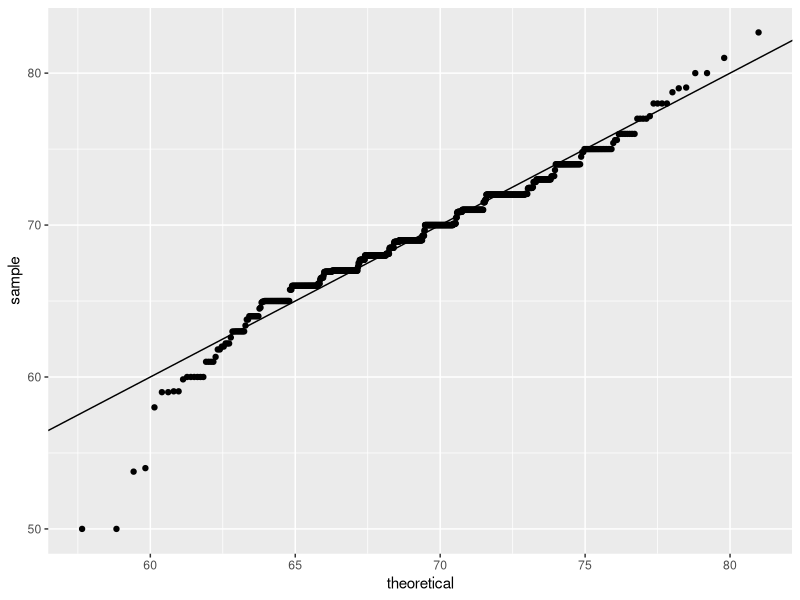

Source code (R):
library(tidyverse)
library(dslabs)
data(heights)

p <- heights %>% filter(sex == "Male") %>%
  ggplot(aes(sample = height))
params <- heights %>%
  filter(sex == "Male") %>%
  summarize(mean = mean(height), sd = sd(height))
p<-p + geom_qq(dparams = params) +
  geom_abline()

# histogram with blue fill, black outline, labels and title
#p + geom_histogram(binwidth = 1, fill = "blue", col = "black") +
  #xlab("Male heights in inches") +
  #ggtitle("Histogram")

p
